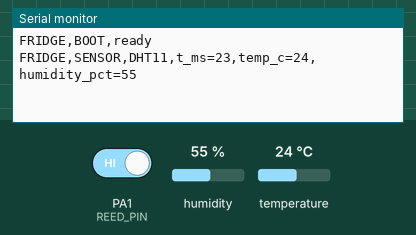
Recording of a sketch running on a simulated STM32 Blue Pill. On the bench: the last lines printed to the serial monitor. The test bench sets the inputs (shaded band); at power-on: PA1 (REED_PIN) HIGH, humidity 55 %, temperature 24 °C.

Above: at 0.8 s.
0.9 s: PA1 (REED_PIN) driven LOW
At 1.7 s:
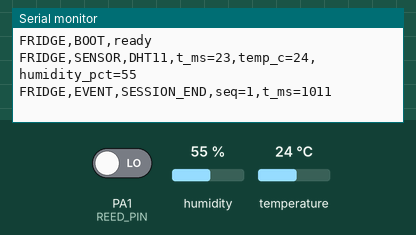
2.5 s: PA1 (REED_PIN) driven HIGH
At 3.7 s:
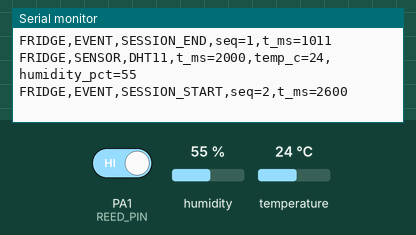
4.1 s: humidity set to 22 %
At 4.1 s:
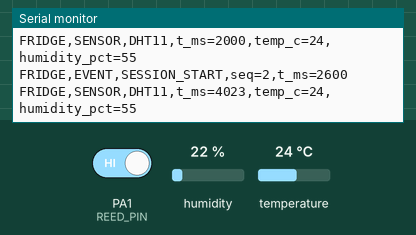
5.6 s: temperature set to 12 °C
At 6.8 s:
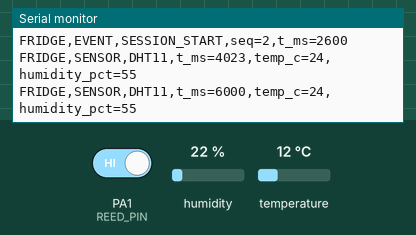
7.1 s: humidity set to 40 %
At 8.7 s:
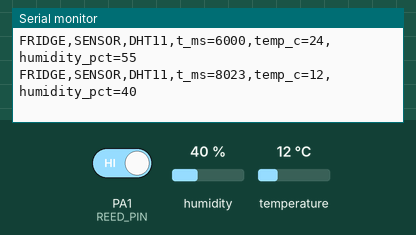
Timing chart, 0 to 9.6 s (numbered marks = the images above; inputs shaded):
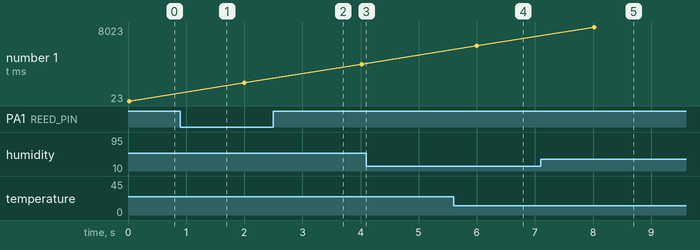

Measured:
- after the input at 0.9 s, the serial monitor: prints a new line after 0.11 s (image 1)
- after the input at 2.5 s, the serial monitor: prints a new line after 0.10 s (image 2)
- after the input at 7.1 s, the serial monitor: prints a new line after 0.92 s (image 5)

The sketch:

door_session_stm32.ino
```cpp
#include <Arduino.h>
#include <DHT.h>
#include <STM32FreeRTOS.h>
#include <math.h>

// Configuration
static const uint32_t REED_PIN = PA1;
static const uint32_t DHT_PIN = PA0;
static const uint32_t DEBOUNCE_MS = 100;
static const uint32_t DHT_SAMPLE_MS = 2000;
#define LOGIC_INVERT 0

static const uint8_t DHT_TYPE = DHT11;

enum DoorState : uint8_t {
  DOOR_CLOSED = 0,
  DOOR_OPEN = 1,
};

static DHT gDht(DHT_PIN, DHT_TYPE);
static TaskHandle_t gDoorTaskHandle = nullptr;
static volatile uint32_t gEventSeq = 1;

static DoorState readDoorState() {
  const int raw = digitalRead(REED_PIN);
  const bool activeHighOpen = (LOGIC_INVERT != 0);
  if (activeHighOpen) {
    return raw == LOW ? DOOR_OPEN : DOOR_CLOSED;
  }
  return raw == HIGH ? DOOR_OPEN : DOOR_CLOSED;
}

static void emitSessionEvent(const char *eventName) {
  const uint32_t seq = gEventSeq++;
  const uint32_t tMs = millis();
  Serial.print("FRIDGE,EVENT,");
  Serial.print(eventName);
  Serial.print(",seq=");
  Serial.print(seq);
  Serial.print(",t_ms=");
  Serial.println(tMs);
}

static void emitSensorReading(int temperatureC, int humidityPct) {
  const uint32_t tMs = millis();
  Serial.print("FRIDGE,SENSOR,DHT11,t_ms=");
  Serial.print(tMs);
  Serial.print(",temp_c=");
  Serial.print(temperatureC);
  Serial.print(",humidity_pct=");
  Serial.println(humidityPct);
}

static void emitSensorError() {
  Serial.print("FRIDGE,SENSOR,DHT11,ERROR,t_ms=");
  Serial.println(millis());
}

void reedPinISR() {
  BaseType_t higherPriorityTaskWoken = pdFALSE;
  if (gDoorTaskHandle != nullptr) {
    vTaskNotifyGiveFromISR(gDoorTaskHandle, &higherPriorityTaskWoken);
  }
  portYIELD_FROM_ISR(higherPriorityTaskWoken);
}

void doorTask(void *parameter) {
  (void)parameter;

  DoorState raw_state = readDoorState();
  DoorState stable_state = raw_state;
  DoorState candidate_state = stable_state;
  TickType_t candidate_since_tick = xTaskGetTickCount();

  for (;;) {
    ulTaskNotifyTake(pdTRUE, pdMS_TO_TICKS(10));

    raw_state = readDoorState();
    if (raw_state == stable_state) {
      candidate_state = stable_state;
      candidate_since_tick = xTaskGetTickCount();
      vTaskDelay(pdMS_TO_TICKS(1));
      continue;
    }

    if (raw_state != candidate_state) {
      candidate_state = raw_state;
      candidate_since_tick = xTaskGetTickCount();
      vTaskDelay(pdMS_TO_TICKS(1));
      continue;
    }

    const TickType_t now = xTaskGetTickCount();
    if ((now - candidate_since_tick) >= pdMS_TO_TICKS(DEBOUNCE_MS)) {
      stable_state = candidate_state;
      if (stable_state == DOOR_OPEN) {
        emitSessionEvent("SESSION_START");
      } else {
        emitSessionEvent("SESSION_END");
      }
    }

    vTaskDelay(pdMS_TO_TICKS(1));
  }
}

void dhtTask(void *parameter) {
  (void)parameter;

  TickType_t lastWake = xTaskGetTickCount();
  for (;;) {
    const float humidity = gDht.readHumidity();
    const float temperatureC = gDht.readTemperature();

    if (isnan(humidity) || isnan(temperatureC)) {
      emitSensorError();
    } else {
      const int roundedTempC = (int)lroundf(temperatureC);
      const int roundedHumidityPct = (int)lroundf(humidity);
      emitSensorReading(roundedTempC, roundedHumidityPct);
    }

    vTaskDelayUntil(&lastWake, pdMS_TO_TICKS(DHT_SAMPLE_MS));
  }
}

void setup() {
  Serial.begin(115200);
  pinMode(REED_PIN, INPUT_PULLUP);
  attachInterrupt(digitalPinToInterrupt(REED_PIN), reedPinISR, CHANGE);
  gDht.begin();

  Serial.println("FRIDGE,BOOT,ready");

  xTaskCreate(
      doorTask,
      "doorTask",
      256,
      nullptr,
      tskIDLE_PRIORITY + 2,
      &gDoorTaskHandle);

  xTaskCreate(
      dhtTask,
      "dhtTask",
      384,
      nullptr,
      tskIDLE_PRIORITY + 1,
      nullptr);

  vTaskStartScheduler();
}

void loop() {
}
```
